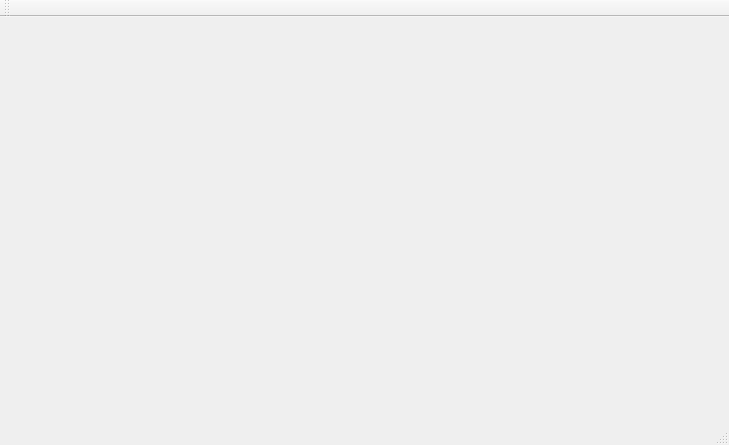
<?xml version="1.0" encoding="UTF-8"?>
<ui version="4.0">
 <class>MainWindow</class>
 <widget class="QMainWindow" name="MainWindow">
  <property name="geometry">
   <rect>
    <x>0</x>
    <y>0</y>
    <width>729</width>
    <height>445</height>
   </rect>
  </property>
  <property name="windowTitle">
   <string>MainWindow</string>
  </property>
  <widget class="QWidget" name="centralWidget">
   <widget class="XCustomPlot" name="customPlot" native="true">
    <property name="geometry">
     <rect>
      <x>100</x>
      <y>60</y>
      <width>371</width>
      <height>301</height>
     </rect>
    </property>
   </widget>
  </widget>
  <widget class="QMenuBar" name="menuBar">
   <property name="geometry">
    <rect>
     <x>0</x>
     <y>0</y>
     <width>729</width>
     <height>23</height>
    </rect>
   </property>
  </widget>
  <widget class="QToolBar" name="mainToolBar">
   <attribute name="toolBarArea">
    <enum>TopToolBarArea</enum>
   </attribute>
   <attribute name="toolBarBreak">
    <bool>false</bool>
   </attribute>
  </widget>
  <widget class="QStatusBar" name="statusBar"/>
 </widget>
 <layoutdefault spacing="6" margin="11"/>
 <customwidgets>
  <customwidget>
   <class>XCustomPlot</class>
   <extends>QWidget</extends>
   <header location="global">xcustomplot.h</header>
   <container>1</container>
  </customwidget>
 </customwidgets>
 <resources/>
 <connections/>
</ui>
